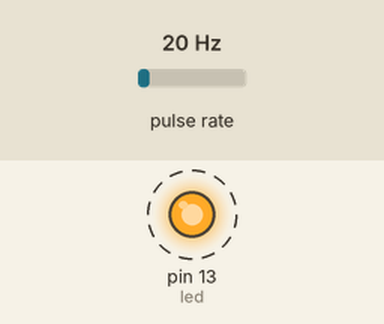
The sketch below on a simulated Arduino Uno, built with avr-gcc and run on an emulated ATmega328P. Shown: output pins drawn as LEDs (lit = HIGH). Wiring (inferred from the names in the program): pulse sensor: data pin 2. Dashed ring = blinking. The inputs (shaded band) are chosen by the test bench; at power-on: pulse rate 20 Hz. What the sketch prints to the serial monitor is not drawn.

Above: at 1.2 s.
1.3 s: pulse rate (sensor on pin 2) set to 47 Hz
At 2.47 s:
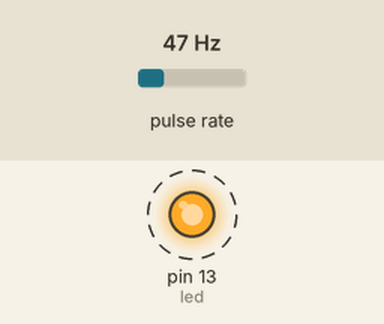
4.3 s: pulse rate (sensor on pin 2) set to 50 Hz
At 5.3 s:
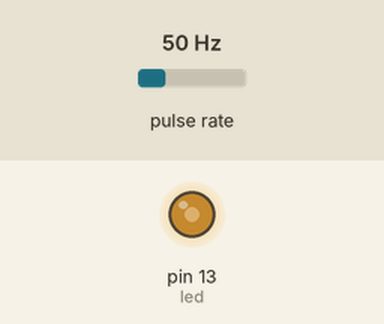
5.9 s: pulse rate (sensor on pin 2) set to 4 Hz
At 6.1 s:
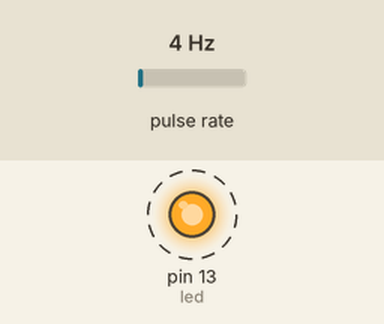
8.9 s: pulse rate (sensor on pin 2) set to 196 Hz
Timing chart, 0 to 57.7 s (numbered marks = the images above; inputs shaded):
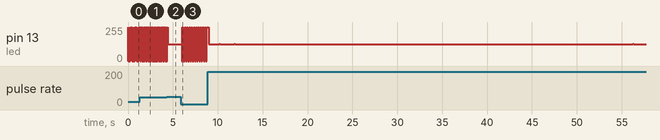

The sketch:

Hall_sensor_Test.ino
```cpp
/*
Hall Sensor Test

Reads values from a latching hall sensor to measure the RPM and
surface speed of a wheel and prints it over serical.

The format of the serial data is as follows:
  - The data is transmitted in ASCII text
  - The data stream starts with an exclamation mark (!)
  - The data steam ends with a semi colon (;)
  - A data packet is presented with the variable name
    in CAPS followed by a collon and it's value
  - There is a comma between each data packet
  - The packet is a checksum of the sum of all previous
    data values with decimals floored mod 16

  Example:
  !RPM:500,SPEED:7.5,CHECK:11;


Created September 7, 2013
by David Lister

Thie code is in the public domain

*/

#include "data.h"


// Symbolic Constants

#define WHEEL_DIAMETER 0.1  // Diameter of the wheel in meters

#define SWITCHES_PER_ROTATION 8 // Number of times the hall sensors
        // will switch it's latch per rotation

#define HALL_SENSOR_PIN 2 // Arduino pin with the hall sensor. If
        // the hall sensor pin is changed, ensure the interrupt
        // pin value is changed.

#define BUFFER_SIZE 5 // Number most recent values to keep in buffer
        // for calculating RPM and speed

#define SERIAL_UPDATE_INTERVAL 100 // interval in miliseconds the
        // RPM and surface speed of the wheel is sent over serial

#define SERIAL_BAUD_RATE 19200 // Baud rate for serial comunication

#define SERIAL_GREETING "!START:1,CHECK:1;" // String sent over serial upon
        // startup, this is to alert a main controller the Arduino
        // has started and which position it's in.


// Global Variables

Data stream;
int hall_sensor = int(HALL_SENSOR_PIN);
int LatchState = 0;
Buffer buffer(BUFFER_SIZE);
unsigned long last_update = micros();
int led = 13;
unsigned long blinkTime = millis();
int iter = 0;

// Setup

void setup(){
 // Setup serial comunications
 Serial.begin(SERIAL_BAUD_RATE);
 Serial.print(SERIAL_GREETING);
 pinMode(led, OUTPUT);


 // Setup digital input for hall sensor
 pinMode(HALL_SENSOR_PIN, INPUT);
 LatchState = digitalRead(hall_sensor);

 // Attach interrupts
 attachInterrupt(0, latch, CHANGE); // If the hall sensor pin is changed,
        // ensure this pin value is changed.

}


// Main loop

void loop(){
  // Blink LED
  /*
  if(millis() - blinkTime < 1000){
    digitalWrite(led, HIGH);
  }

  else if(millis() - blinkTime > 1000){
    digitalWrite(led, LOW);
  }

  if(millis() - blinkTime > 2000){
    digitalWrite(led, LOW);
    blinkTime = millis();
  }

  // Ensure a latch hasn't been missed
  if (micros() % 4 == 0){
    latch();
  }
  */

  // Has the serial update interval elapsed?
  if (millis() - last_update > SERIAL_UPDATE_INTERVAL){
    unsigned long average_interval = buffer.average_interval();
    unsigned long instant_interval = buffer.instant_interval();

    // Send Data
    stream.payloadClear();
    stream.append(Packet(String("INST_RPM"), RPM(instant_interval)));
    stream.append(Packet(String("AVG_RPM"), RPM(average_interval)));
    stream.append(Packet(String("INST_SPEED"), surface_speed(instant_interval)));
    stream.append(Packet(String("AVG_SPEED"), surface_speed(average_interval)));
    stream.append(Packet(String("AVG_INTERVAL"), average_interval));
    stream.append(Packet(String("INST_INTERVAL"), instant_interval));
    stream.transmit();
    last_update = millis();
  }

}


// Function to process changes in the hall sensor latching

void latch(){
  buffer.append();
  LatchState = digitalRead(hall_sensor);
  iter += 1;
  if(iter == 2){
    digitalWrite(led, LOW);
    iter = 0;
  }

  else{
    digitalWrite(led, HIGH);
  }

}

// Calculates RPM from the length of an interval in microseconds
float RPM(unsigned long interval){
  // Convert the interval into seconds, find the seconds/rotation, then convert to RPS then to RPM
  float out = 1/(0.001 * interval * SWITCHES_PER_ROTATION) * 60;
  return out;
}

// Calculates surface speed in m/s based off the length of an interval in microseconds
float surface_speed(unsigned long interval){
  float rpm = RPM(interval);
  float rps = rpm/60;

  float circumfrence = WHEEL_DIAMETER * 3.1415926535898;

  float out = rps * circumfrence;

  return out;
}
```

data.cpp
```cpp
/*
  data.cpp

  Library containing the buffer, data stream class and
  the data packet class for the hall_sensor_test sketch.

  These are used to send data over serial.

  Created September 7, 2013
  by David Llster

  This code is in the public domain.

*/


#include "Arduino.h"
#include "data.h"

#define PRECISION  4  // Precision of the float in numbers
        // after the decimal point


/* - Buffer Class -

Contains a buffer of the latest n time values
from the hall sensor latches
*/
Buffer::Buffer(int depth_in){
  _depth = depth_in;

  // Fill buffer with values
  for (int i = 0; i < _depth; i++){
    _values[i] = 0;
  }
}

void Buffer::append(){
  unsigned long next;
  unsigned long last = millis();

  // Shift all values back one
  for (int i = 0; i< _depth; i++){
    next = _values[i];
    _values[i] = last;
    last = next;
  }
}

// Returns the average interval between the stored values
unsigned long Buffer::average_interval(){
  unsigned long tally = 0;
  unsigned long current;

  // Dissable interupts
  noInterrupts();

  // Calculate the average interval
  current = _values[_depth - 1];

  for (int i = _depth - 2; i > 0; i--){
    tally += _values[i] - current;
    current = _values[i];
  }
  interrupts();

  unsigned long out = tally / (_depth - 1);
  return  out;
}

// Returns the latest interval between the stored values
unsigned long Buffer::instant_interval(){
  unsigned long tally;

  // Dissable interupts
  noInterrupts();
  tally = _values[0] - _values[1];
  interrupts();

  unsigned long out = tally / (_depth - 1);
  return  out;
}

/*
  - Packet class -

Contains a data packet object with it's name and value
*/

Packet::Packet(String name_in, float value_in){
  name = name_in;
  value = value_in;
}


/*
  - data class -

- Contains the data steam to be transmitted via serial.
- Has a transmist function to send data over serial.
*/

Data::Data(){
  _payload = String('!');
  _check_tally = 0;
}

void Data::payloadClear(){
  _payload = String('!');
  _check_tally = 0;
}

/* Append function to append a packet to the data stream */
void Data::append(Packet packet){
  // Check to see if a comma needs to be added
  if (! _payload.endsWith(String("!"))){
    _payload += String(',');
  }

  // Append packet to data steam
  _payload += packet.name;
  _payload += String(':');

  // Append the int part of the float
  _payload += String(int(packet.value));

  // Append the decimal point
  _payload += String('.');

  // Append the decimal portion of the float to specified precition
  if(packet.value >= 0)
    _payload += int((packet.value - int(packet.value)) * pow(10, PRECISION));
  else
    _payload += int((int(packet.value)- packet.value ) * pow(10, PRECISION));

  // Tally up the values for the checksum
  _check_tally += packet.value;
}


void Data::transmit(){
  // Calculate Checksum
  int checksum = int(_check_tally) % 16;

  // Append CHECK packet to payload
  _payload += ",CHECK";
  _payload += checksum;

  // Append Semicolon to payload
  _payload += ";";

  // Send payload via serial
  Serial.print(_payload);
}
```

data.h
```cpp
/*
  data.h

  Library containing the buffer, data stream class and
  the data packet class for the hall_sensor_test sketch.

  These are used to send data over serial.

  Created September 7, 2013
  by David Llster

  This code is in the public domain.

*/


/*
  - Packet class -

Contains a data packet object with it's name and value
*/

#ifndef data_h
#define data_h

#include "Arduino.h"

class Buffer
{
  public:
    Buffer(int depth_in);
    void append();
    unsigned long average_interval();
    unsigned long instant_interval();

  private:
    int _depth;
    unsigned long _values[100];
};


class Packet
{
  public:
    Packet(String name_in, float value_in);
    String name;
    float value;
};


/*
  - data class -

- Contains the data steam to be transmitted via serial.
- Has a transmist function to send data over serial.
*/
class Data
{
  public:
    Data();
    void append(Packet packet);
    void transmit();
    void payloadClear();

  private:
    float _check_tally;
    String _payload;
};


#endif
```

Measured:
- the behaviour switches between 49 and 50 Hz on pulse rate (sensor on pin 2) (found by bisection; images 1 and 2)
- after the input at 1.3 s, pin 13 (led): alternates 255/255 for 0.01 s and 0/255 for 0.01 s, starting at once
- after the input at 5.9 s, pin 13 (led): alternates 255/255 for 0.12 s and 0/255 for 0.12 s, starting after 0.06 s
- by itself, pin 13 (led): alternates 255/255 for 0.03 s and 0/255 for 0.03 s
